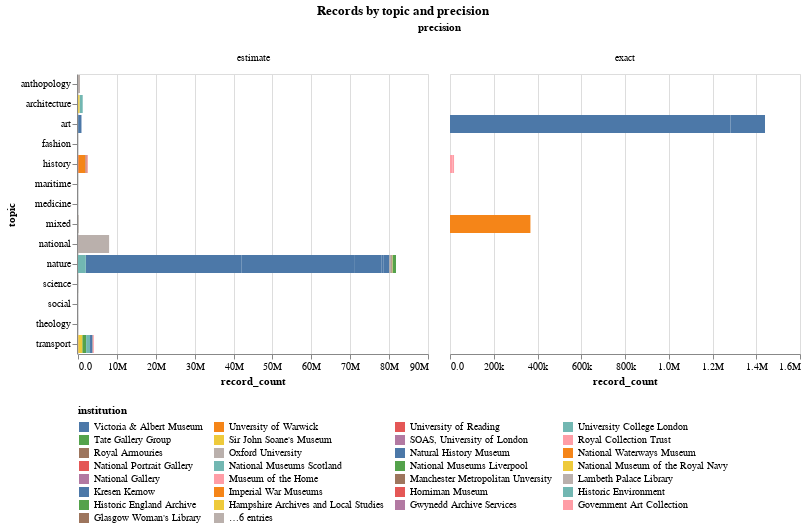

Notebook code for this chart:
### Markdown cell above
## Records by topic and precision

### Code cell
title = alt.TitleParams('Records by topic and precision', anchor='middle')
alt.Chart(records_data, title=title).mark_bar().encode(
    color=alt.Color('institution:N', sort='descending', legend=alt.Legend(orient='bottom',columns=4)),
    column='precision:O',
    x='record_count:Q',
    tooltip=['institution', 'record_count'],
    y='topic:N',
).properties(width=350).resolve_scale(x='independent').configure(numberFormat='.2s')

### Figure 1 — Vega-Lite specification as saved in the notebook (floating-point values rounded to 4 significant figures)
{"config": {"view": {"continuousWidth": 300, "continuousHeight": 300}, "numberFormat": ".2s"}, "data": {"name": "data-5ce40cf9765744a229cc26ab8ec42a31"}, "mark": {"type": "bar"}, "encoding": {"color": {"field": "institution", "legend": {"columns": 4, "orient": "bottom"}, "sort": "descending", "type": "nominal"}, "column": {"field": "precision", "type": "ordinal"}, "tooltip": [{"field": "institution", "type": "nominal"}, {"field": "record_count", "type": "quantitative"}], "x": {"field": "record_count", "type": "quantitative"}, "y": {"field": "topic", "type": "nominal"}}, "resolve": {"scale": {"x": "independent"}}, "title": {"text": "Records by topic and precision", "anchor": "middle"}, "width": 350, "$schema": "https://vega.github.io/schema/vega-lite/v5.17.0.json", "datasets": {"data-5ce40cf9765744a229cc26ab8ec42a31": [{"institution": "Oxford University", "subcollection": "History of Science Museum", "sector": "university", "type": "museum", "topic": "science", "precision": "estimate", "record_count": 33592}, {"institution": "Oxford University", "subcollection": "Museum of Natural History", "sector": "university", "type": "museum", "topic": "nature", "precision": "estimate", "record_count": 505745}, {"institution": "Oxford University", "subcollection": "Pitt Rivers Museum", "sector": "university", "type": "museum", "topic": "anthopology", "precision": "estimate", "record_count": 513107}, {"institution": "Durham University", "subcollection": "Oriental Museum", "sector": "university", "type": "museum", "topic": "art", "precision": "estimate", "record_count": 33234}, {"institution": "University College London", "subcollection": "Petrie Museum", "sector": "university", "type": "museum", "topic": "history", "precision": "estimate", "record_count": 83455}, {"institution": "University College London", "subcollection": "UCL Art Museum", "sector": "university", "type": "museum", "topic": "art", "precision": "estimate", "record_count": 10712}, {"institution": "University College London", "subcollection": "UCL Pathology Collection", "sector": "university", "type": "museum", "topic": "medicine", "precision": "estimate", "record_count": 8817}, {"institution": "University College London", "subcollection": "UCL Pathology Collection", "sector": "university", "type": "museum", "topic": "science", "precision": "estimate", "record_count": 1462}, {"institution": "Glasgow Woman's Library", "subcollection": "Museum Collections", "sector": "library", "type": "museum", "topic": "mixed", "precision": "estimate", "record_count": 3567}, {"institution": "National Museum of the Royal Navy", "subcollection": "Museum Collection", "sector": "national-institution", "type": "museum", "topic": "architecture", "precision": "estimate", "record_count": 195690}, {"institution": "National Museums Scotland", "subcollection": "Museum Collection", "sector": "national-institution", "type": "museum", "topic": "architecture", "precision": "estimate", "record_count": 820000}, {"institution": "National Waterways Museum", "subcollection": "Museum Collection", "sector": "national-institution", "type": "museum", "topic": "transport", "precision": "estimate", "record_count": 4574}, {"institution": "Royal Collection Trust", "subcollection": "Museum Collection", "sector": "national-institution", "type": "museum", "topic": "transport", "precision": "estimate", "record_count": 289520}, {"institution": "Government Art Collection", "subcollection": "Museum Collection", "sector": "national-institution", "type": "museum", "topic": "transport", "precision": "estimate", "record_count": 15247}, {"institution": "Courtauld Gallery", "subcollection": "Museum Collection", "sector": "independent", "type": "museum", "topic": "transport", "precision": "estimate", "record_count": 33501}, {"institution": "Dulwich Picture Gallery", "subcollection": "Museum Collection", "sector": "independent", "type": "museum", "topic": "transport", "precision": "estimate", "record_count": 33501}, {"institution": "Dundee Heritage Trust", "subcollection": "Martime", "sector": "regional", "type": "museum", "topic": "maritime", "precision": "estimate", "record_count": 2411}, {"institution": "Dundee Heritage Trust", "subcollection": "Textiles", "sector": "regional", "type": "museum", "topic": "fashion", "precision": "estimate", "record_count": 5864}, {"institution": "Dundee Heritage Trust", "subcollection": "Dundee and Social History", "sector": "regional", "type": "museum", "topic": "social", "precision": "estimate", "record_count": 317}, {"institution": "Victoria & Albert Museum", "subcollection": "Victoria & Albert Museum", "sector": "dcms", "type": "museum", "topic": "art", "precision": "exact", "record_count": 1282171}, {"institution": "Museum of the Home", "subcollection": "Museum of the Home", "sector": "dcms", "type": "museum", "topic": "history", "precision": "exact", "record_count": 12200}, {"institution": "Horniman Museum", "subcollection": "Museum Collection", "sector": "dcms", "type": "museum", "topic": "history", "precision": "estimate", "record_count": 132612}, {"institution": "Imperial War Museums", "subcollection": "Museum Collection", "sector": "dcms", "type": "museum", "topic": "history", "precision": "estimate", "record_count": 1737698}, {"institution": "National Gallery", "subcollection": "Museum Collection", "sector": "dcms", "type": "museum", "topic": "history", "precision": "estimate", "record_count": 2626}, {"institution": "National Museums Liverpool", "subcollection": "Museum Collection", "sector": "dcms", "type": "museum", "topic": "history", "precision": "estimate", "record_count": 73682}, {"institution": "National Portrait Gallery", "subcollection": "Museum Collection", "sector": "dcms", "type": "museum", "topic": "history", "precision": "estimate", "record_count": 220000}, {"institution": "Natural History Museum", "subcollection": "Entomology collections", "sector": "dcms", "type": "museum", "topic": "nature", "precision": "estimate", "record_count": 34000000}, {"institution": "Natural History Museum", "subcollection": "Botany collections", "sector": "dcms", "type": "museum", "topic": "nature", "precision": "estimate", "record_count": 6000000}, {"institution": "Natural History Museum", "subcollection": "Zooology collections", "sector": "dcms", "type": "museum", "topic": "nature", "precision": "estimate", "record_count": 29000000}, {"institution": "Natural History Museum", "subcollection": "Palaeontology collections", "sector": "dcms", "type": "museum", "topic": "nature", "precision": "estimate", "record_count": 7000000}, {"institution": "Natural History Museum", "subcollection": "Mineralogy collections", "sector": "dcms", "type": "museum", "topic": "nature", "precision": "estimate", "record_count": 500000}, {"institution": "Natural History Museum", "subcollection": "Library and archive collections", "sector": "dcms", "type": "library", "topic": "nature", "precision": "estimate", "record_count": 1500000}, {"institution": "Royal Armouries", "subcollection": "Museum Collection", "sector": "dcms", "type": "museum", "topic": "nature", "precision": "estimate", "record_count": 65627}, {"institution": "Sir John Soane's Museum", "subcollection": "Museum Collection", "sector": "dcms", "type": "museum", "topic": "nature", "precision": "estimate", "record_count": 57164}, {"institution": "Tate Gallery Group", "subcollection": "Museum Collection", "sector": "dcms", "type": "museum", "topic": "nature", "precision": "estimate", "record_count": 79236}, {"institution": "British Museum", "subcollection": "Museum Collection", "sector": "dcms", "type": "museum", "topic": "nature", "precision": "estimate", "record_count": 2000000}, {"institution": "Oxford University", "subcollection": "History of Science Museum", "sector": "university", "type": "museum", "topic": "science", "precision": "estimate", "record_count": 21011}, {"institution": "Oxford University", "subcollection": "Bodleian Library", "sector": "university", "type": "library", "topic": "national", "precision": "estimate", "record_count": 8000000}, {"institution": "Manchester Metropolitan Unversity", "subcollection": "Special Collections", "sector": "university", "type": "library", "topic": "mixed", "precision": "estimate", "record_count": 28600}, {"institution": "SOAS, University of London", "subcollection": "Special Collections", "sector": "university", "type": "library", "topic": "mixed", "precision": "estimate", "record_count": 40337}, {"institution": "University of Reading", "subcollection": "Library Collection", "sector": "university", "type": "library", "topic": "history", "precision": "estimate", "record_count": 0}, {"institution": "Lambeth Palace Library", "subcollection": "Sion College Collections", "sector": "library", "type": "library", "topic": "theology", "precision": "estimate", "record_count": 15000}, {"institution": "National Museum of the Royal Navy", "subcollection": "Library Collection", "sector": "national-institution", "type": "library", "topic": "architecture", "precision": "estimate", "record_count": 195690}, {"institution": "Victoria & Albert Museum", "subcollection": "National Art Library", "sector": "dcms", "type": "library", "topic": "art", "precision": "estimate", "record_count": 849000}, {"institution": "Museum of the Home", "subcollection": "Library Collection", "sector": "dcms", "type": "library", "topic": "history", "precision": "exact", "record_count": 6290}, {"institution": "Royal Armouries", "subcollection": "Library Collection", "sector": "dcms", "type": "library", "topic": "nature", "precision": "estimate", "record_count": 65627}, {"institution": "Sir John Soane's Museum", "subcollection": "Library Collection", "sector": "dcms", "type": "library", "topic": "nature", "precision": "estimate", "record_count": 57164}, {"institution": "Unversity of Warwick", "subcollection": "Modern Records Centre", "sector": "university", "type": "archive", "topic": "mixed", "precision": "exact", "record_count": 367655}, {"institution": "University of Reading", "subcollection": "Archive Collection", "sector": "university", "type": "archive", "topic": "history", "precision": "estimate", "record_count": 186216}, {"institution": "National Waterways Museum", "subcollection": "Archive Collection", "sector": "national-institution", "type": "archive", "topic": "transport", "precision": "estimate", "record_count": 53195}, {"institution": "Historic England Archive", "subcollection": "Archive Collection", "sector": "national-institution", "type": "archive", "topic": "transport", "precision": "estimate", "record_count": 1000000}, {"institution": "Historic Environment", "subcollection": "Archive Collection", "sector": "national-institution", "type": "archive", "topic": "transport", "precision": "estimate", "record_count": 1000000}, {"institution": "Gwynedd Archive Services", "subcollection": "Archive Collection", "sector": "archives", "type": "archive", "topic": "transport", "precision": "estimate", "record_count": 12000}, {"institution": "Hampshire Archives and Local Studies", "subcollection": "Archive Collection", "sector": "archives", "type": "archive", "topic": "transport", "precision": "estimate", "record_count": 1000000}, {"institution": "Kresen Kernow", "subcollection": "Archive Collection", "sector": "archives", "type": "archive", "topic": "transport", "precision": "estimate", "record_count": 614909}, {"institution": "Bradford District Museums & Galleries", "subcollection": "Photographic Archive", "sector": "regional", "type": "archive", "topic": "mixed", "precision": "estimate", "record_count": 21878}, {"institution": "Victoria & Albert Museum", "subcollection": "Victoria & Albert Museum Archives", "sector": "dcms", "type": "archive", "topic": "art", "precision": "exact", "record_count": 157835}, {"institution": "Royal Armouries", "subcollection": "Archive Collection", "sector": "dcms", "type": "archive", "topic": "nature", "precision": "estimate", "record_count": 130130}, {"institution": "Sir John Soane's Museum", "subcollection": "Archive Collection", "sector": "dcms", "type": "archive", "topic": "nature", "precision": "estimate", "record_count": 0}, {"institution": "Tate Gallery Group", "subcollection": "Archive Collection", "sector": "dcms", "type": "archive", "topic": "nature", "precision": "estimate", "record_count": 807060}]}}
